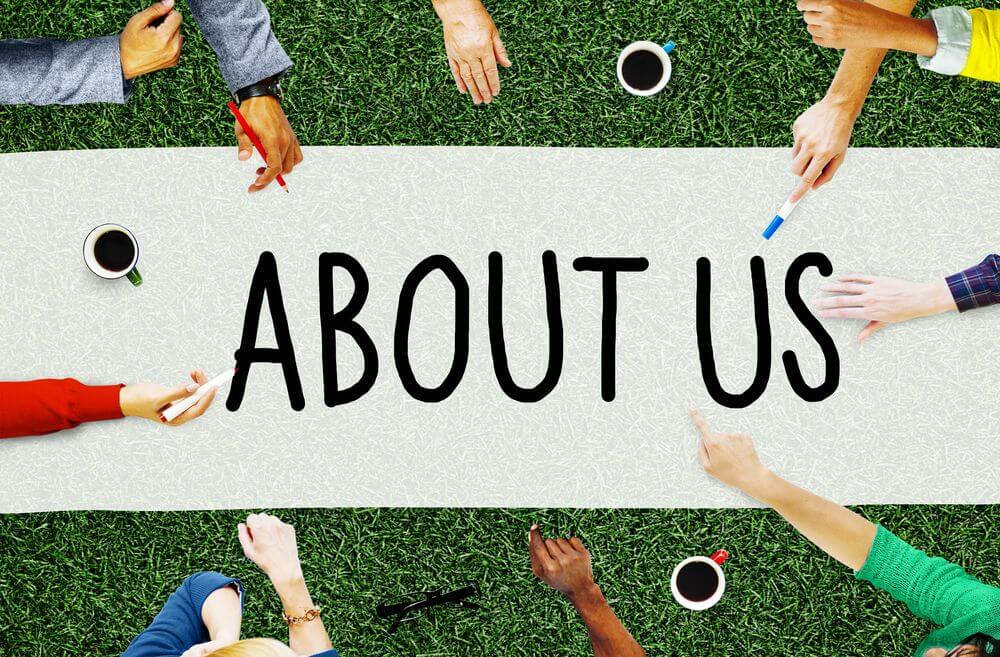
#> input picture images/best-about-us-pages.jpg, 1000 x 657 px
$ python session3.py
#> lines starting #> are read from the running program, lines starting #| are printed output that depends on the picture; after the words box and inside, x2 and y2 are one past the last pixel; in counts of white or black regions, pixels touching at a corner belong together
import cv2 as cv

img = cv.imread("../images/best-about-us-pages.jpg", cv.IMREAD_COLOR)
#> img is the input picture: shape (657, 1000, 3); mean B, G, R 136.4, 157.9, 148.3

img2 = img[100:300, 250:500]
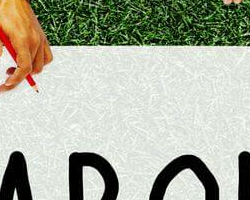
#> img2: shape (200, 250, 3); mean B, G, R 158.1, 174.6, 171

img[100:300, 250:500] = [0, 0, 0]
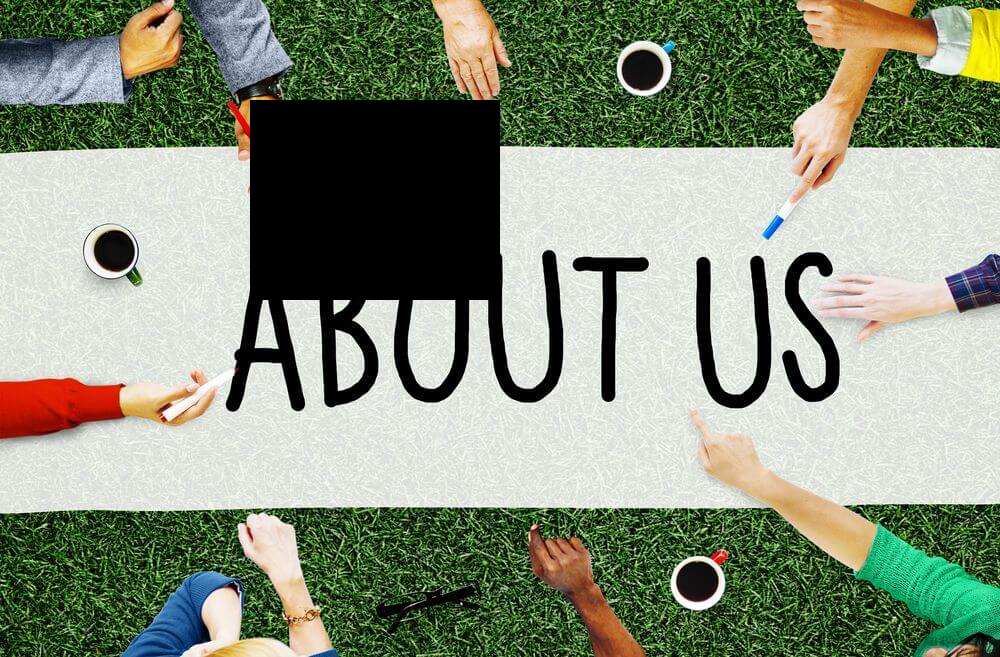
#> img: shape (657, 1000, 3); 7.45% of pixels changed, all inside (x1, y1, x2, y2) = (250, 100, 500, 300)

cv.imshow("image", img)
cv.imshow("image2", img2)
cv.waitKey(0)
cv.destroyAllWindows()

$ run again, with images/1.png saved as images/best-about-us-pages.jpg
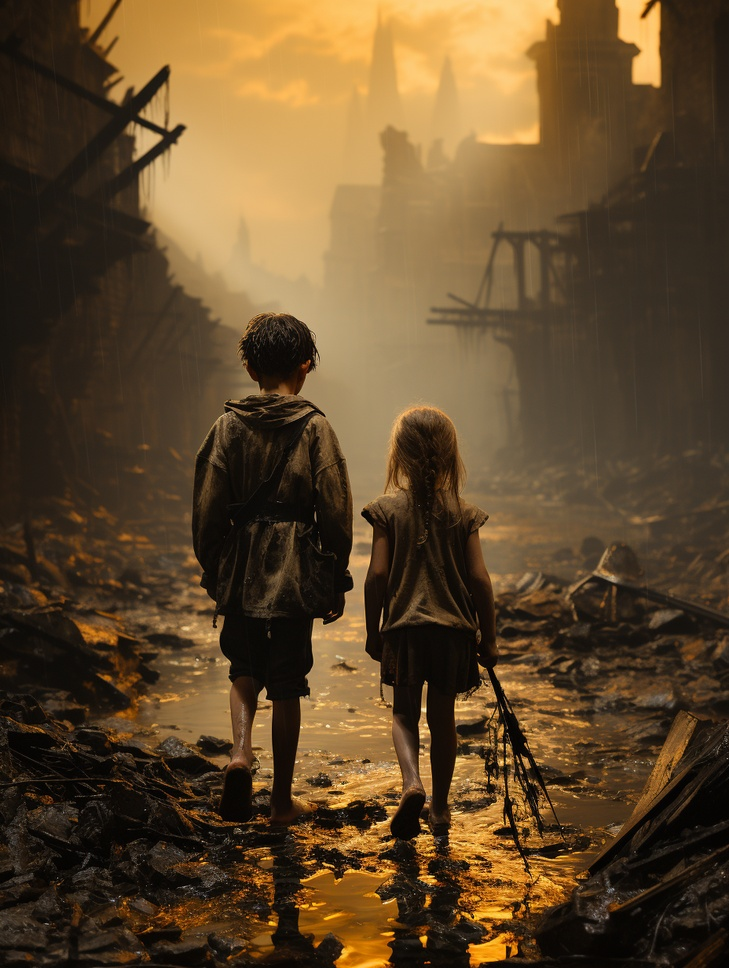
#> input picture images/1.png, 729 x 968 px, shrunk from 928 x 1232 before the run
#> img is the input picture: shape (968, 729, 3); mean B, G, R 43.4, 73, 96.1
#> `img2 = img[100:300, 250:500]`:
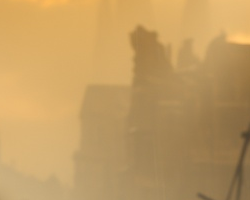
#> img2: shape (200, 250, 3); mean B, G, R 97.4, 154.9, 192.5
#> `img[100:300, 250:500] = [0, 0, 0]`:
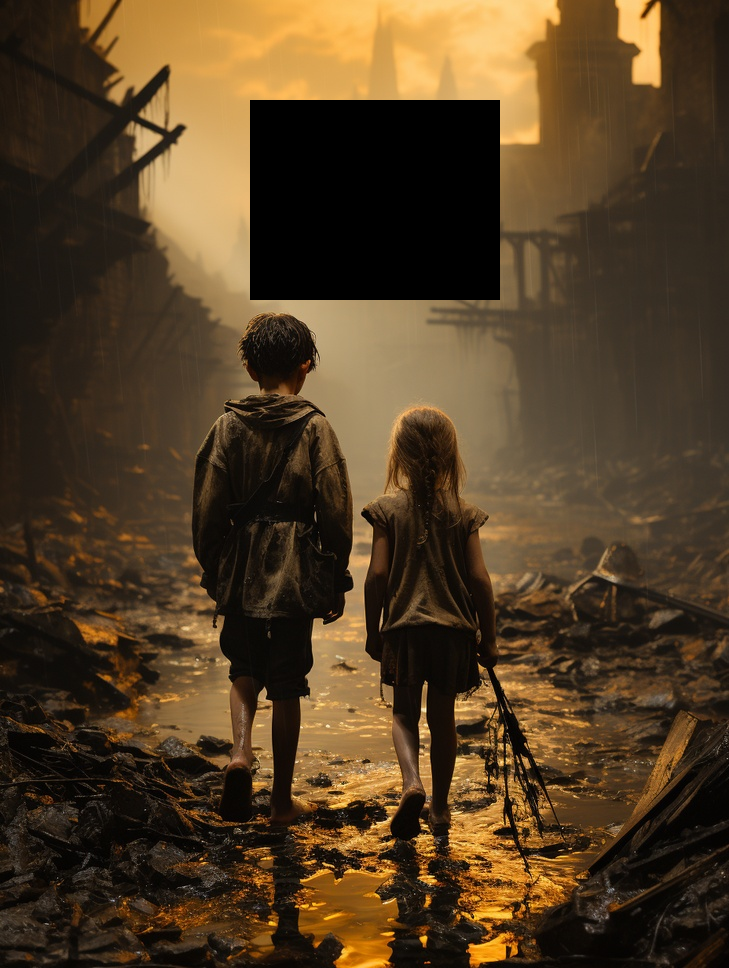
#> img: shape (968, 729, 3); 7.09% of pixels changed, all inside (x1, y1, x2, y2) = (250, 100, 500, 300)
